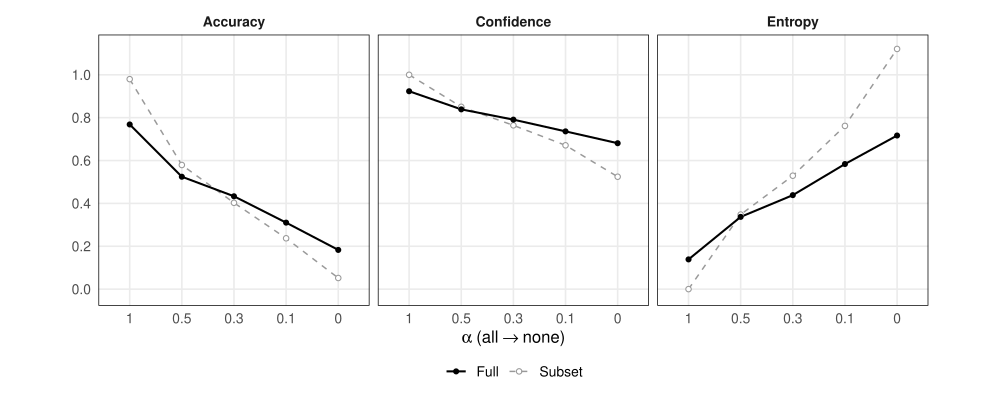

This chart was generated by the following R code:
# assumes that qa_results exist
library(dplyr)
library(tidyr)
library(ggplot2)

# data
qa_results <- readRDS("qa_results_10_400_5.rds")

summary_alpha <- bind_rows(
  qa_results %>% mutate(sample = "Full"),
  qa_results %>% filter(context_sensitive) %>% mutate(sample = "Subset")
) %>%
  mutate(sample = factor(sample, levels = c("Subset", "Full"))) %>%
  group_by(sample, alpha) %>%
  summarise(
    n = n(),
    mean_acc = mean(acc, na.rm = TRUE),
    se_acc = sd(acc, na.rm = TRUE) / sqrt(n),
    mean_H = mean(H, na.rm = TRUE),
    se_H = sd(H, na.rm = TRUE) / sqrt(n),
    mean_conf = mean(conf, na.rm = TRUE),
    .groups = "drop"
  )

df_long <- summary_alpha %>%
  pivot_longer(
    cols = c(mean_acc, mean_H, mean_conf),
    names_to = "metric",
    values_to = "value"
  ) %>%
  mutate(
    se = case_when(
      metric == "mean_acc" ~ se_acc,
      metric == "mean_H" ~ se_H,
      TRUE ~ NA_real_
    ),
    metric = recode(
      metric,
      mean_acc = "Accuracy",
      mean_H = "Entropy",
      mean_conf = "Confidence"
    ),
    alpha = factor(alpha, levels = c(1, 0.5, 0.3, 0.1, 0))
  )

p <- ggplot(
  df_long,
  aes(
    x = alpha,
    y = value,
    color = sample,
    linetype = sample,
    shape = sample,
    group = sample
  )
) +
  geom_line(aes(linewidth = sample)) +

  geom_point(aes(size = sample, fill = sample)) +

  facet_wrap(~metric, nrow = 1) +
  scale_y_continuous(limits = c(-0.02, 1.13), breaks = seq(0, 1, by = 0.2)) +

  labs(
    x = expression(alpha ~ "(" * all %->% none * ")"),
    y = NULL,
    color = NULL,
    linetype = NULL,
    shape = NULL,
    linewidth = NULL,
    size = NULL
  ) +

  # Option A: black full, faded grey dashed subset
  scale_color_manual(
    values = c("Full" = "black", "Subset" = "grey60"),
    breaks = c("Full", "Subset")
  ) +
  # Option B (navy/steel blue): uncomment and comment out Option A above
  # scale_color_manual(values = c("Full" = "#1a1a2e", "Subset" = "#6e9ab5")) +

  scale_linetype_manual(
    values = c("Full" = "solid", "Subset" = "dashed"),
    breaks = c("Full", "Subset")
  ) +
  scale_shape_manual(
    values = c("Full" = 16, "Subset" = 21),
    breaks = c("Full", "Subset")
  ) +
  scale_fill_manual(
    values = c("Full" = "black", "Subset" = "white"),
    guide = "none"
  ) +
  scale_linewidth_manual(
    values = c("Full" = 0.7, "Subset" = 0.5),
    breaks = c("Full", "Subset")
  ) +
  scale_size_manual(
    values = c("Full" = 1.7, "Subset" = 1.5),
    breaks = c("Full", "Subset")
  ) +

  theme_minimal(base_size = 12) +
  theme(
    aspect.ratio = 1,
    legend.position = "bottom",
    legend.box.spacing = unit(1, "pt"),
    strip.text = element_text(face = "bold"),
    panel.grid.minor = element_blank(),
    panel.border = element_rect(color = "black", fill = NA, linewidth = 0.5)
  )

ggsave("figure_1.pdf", plot = p, width = 10, height = 4)
